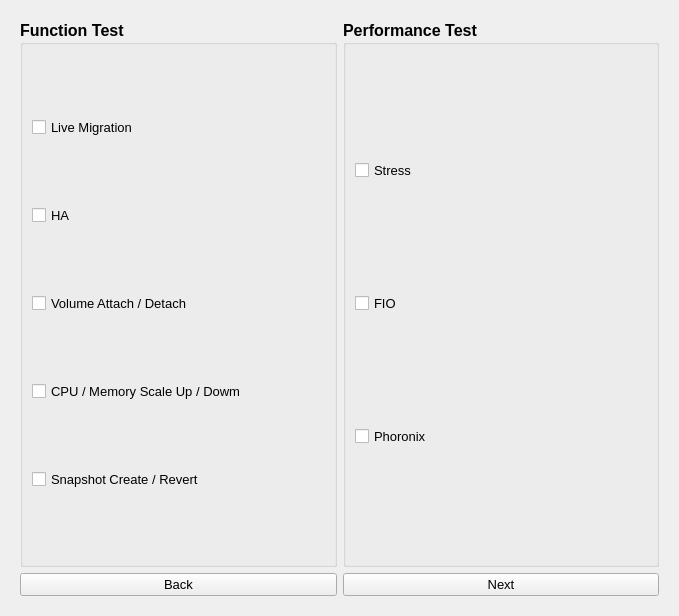
<?xml version="1.0" encoding="UTF-8"?>
<ui version="4.0">
 <class>Dialog</class>
 <widget class="QDialog" name="Dialog">
  <property name="geometry">
   <rect>
    <x>0</x>
    <y>0</y>
    <width>679</width>
    <height>616</height>
   </rect>
  </property>
  <property name="sizePolicy">
   <sizepolicy hsizetype="Preferred" vsizetype="Preferred">
    <horstretch>0</horstretch>
    <verstretch>0</verstretch>
   </sizepolicy>
  </property>
  <property name="windowTitle">
   <string>Dialog</string>
  </property>
  <layout class="QGridLayout" name="gridLayout_2">
   <item row="0" column="0">
    <widget class="QStackedWidget" name="stackedWidget">
     <property name="currentIndex">
      <number>2</number>
     </property>
     <widget class="QWidget" name="page_main">
      <layout class="QVBoxLayout" name="verticalLayout_2">
       <item>
        <layout class="QHBoxLayout" name="lay_select">
         <item>
          <widget class="QPushButton" name="bnt_history">
           <property name="font">
            <font>
             <family>Arial</family>
             <pointsize>22</pointsize>
            </font>
           </property>
           <property name="text">
            <string>History</string>
           </property>
           <property name="iconSize">
            <size>
             <width>16</width>
             <height>16</height>
            </size>
           </property>
          </widget>
         </item>
         <item>
          <widget class="QPushButton" name="bnt_test">
           <property name="font">
            <font>
             <family>Arial</family>
             <pointsize>22</pointsize>
            </font>
           </property>
           <property name="text">
            <string>Start</string>
           </property>
          </widget>
         </item>
        </layout>
       </item>
      </layout>
     </widget>
     <widget class="QWidget" name="page_vmInfo">
      <layout class="QGridLayout" name="gridLayout">
       <item row="0" column="0">
        <widget class="QTabWidget" name="tabWidget">
         <property name="font">
          <font>
           <family>Arial</family>
           <pointsize>12</pointsize>
           <weight>75</weight>
           <bold>true</bold>
          </font>
         </property>
         <property name="currentIndex">
          <number>1</number>
         </property>
         <widget class="QWidget" name="tab_vm">
          <attribute name="title">
           <string>VM</string>
          </attribute>
          <layout class="QVBoxLayout" name="verticalLayout_9">
           <item>
            <layout class="QFormLayout" name="lay_vmInfo">
             <property name="sizeConstraint">
              <enum>QLayout::SetDefaultConstraint</enum>
             </property>
             <property name="fieldGrowthPolicy">
              <enum>QFormLayout::AllNonFixedFieldsGrow</enum>
             </property>
             <property name="rowWrapPolicy">
              <enum>QFormLayout::DontWrapRows</enum>
             </property>
             <property name="formAlignment">
              <set>Qt::AlignLeading|Qt::AlignLeft|Qt::AlignVCenter</set>
             </property>
             <property name="horizontalSpacing">
              <number>0</number>
             </property>
             <property name="verticalSpacing">
              <number>30</number>
             </property>
             <property name="topMargin">
              <number>0</number>
             </property>
             <property name="bottomMargin">
              <number>30</number>
             </property>
             <item row="0" column="0">
              <widget class="QLabel" name="label_zone">
               <property name="font">
                <font>
                 <family>Arial</family>
                 <pointsize>12</pointsize>
                 <weight>50</weight>
                 <bold>false</bold>
                </font>
               </property>
               <property name="text">
                <string>Zone : </string>
               </property>
              </widget>
             </item>
             <item row="0" column="1">
              <widget class="QComboBox" name="combo_zone"/>
             </item>
             <item row="1" column="0">
              <widget class="QLabel" name="label_template">
               <property name="font">
                <font>
                 <weight>50</weight>
                 <bold>false</bold>
                </font>
               </property>
               <property name="text">
                <string>Template : </string>
               </property>
              </widget>
             </item>
             <item row="1" column="1">
              <widget class="QComboBox" name="combo_template"/>
             </item>
             <item row="2" column="0">
              <widget class="QLabel" name="label_computeOf">
               <property name="font">
                <font>
                 <weight>50</weight>
                 <bold>false</bold>
                </font>
               </property>
               <property name="text">
                <string>Compute Offering : </string>
               </property>
              </widget>
             </item>
             <item row="2" column="1">
              <widget class="QComboBox" name="combo_computeOf"/>
             </item>
             <item row="3" column="0">
              <widget class="QLabel" name="label_diskOf">
               <property name="font">
                <font>
                 <weight>50</weight>
                 <bold>false</bold>
                </font>
               </property>
               <property name="text">
                <string>Disk Offering : </string>
               </property>
              </widget>
             </item>
             <item row="3" column="1">
              <widget class="QComboBox" name="combo_diskOf"/>
             </item>
             <item row="4" column="0">
              <widget class="QLabel" name="label_network">
               <property name="font">
                <font>
                 <weight>50</weight>
                 <bold>false</bold>
                </font>
               </property>
               <property name="text">
                <string>Network : </string>
               </property>
              </widget>
             </item>
             <item row="4" column="1">
              <widget class="QComboBox" name="combo_network"/>
             </item>
            </layout>
           </item>
          </layout>
         </widget>
         <widget class="QWidget" name="tab_gpu">
          <attribute name="title">
           <string>GPU</string>
          </attribute>
          <layout class="QVBoxLayout" name="verticalLayout_3">
           <item>
            <layout class="QFormLayout" name="lay_vmInfo_2">
             <property name="sizeConstraint">
              <enum>QLayout::SetDefaultConstraint</enum>
             </property>
             <property name="fieldGrowthPolicy">
              <enum>QFormLayout::AllNonFixedFieldsGrow</enum>
             </property>
             <property name="rowWrapPolicy">
              <enum>QFormLayout::DontWrapRows</enum>
             </property>
             <property name="formAlignment">
              <set>Qt::AlignLeading|Qt::AlignLeft|Qt::AlignVCenter</set>
             </property>
             <property name="horizontalSpacing">
              <number>0</number>
             </property>
             <property name="verticalSpacing">
              <number>30</number>
             </property>
             <property name="topMargin">
              <number>0</number>
             </property>
             <property name="bottomMargin">
              <number>30</number>
             </property>
             <item row="0" column="0">
              <widget class="QLabel" name="label_zone_2">
               <property name="font">
                <font>
                 <weight>50</weight>
                 <bold>false</bold>
                </font>
               </property>
               <property name="text">
                <string>Zone : </string>
               </property>
              </widget>
             </item>
             <item row="0" column="1">
              <widget class="QComboBox" name="combo_zone_2"/>
             </item>
             <item row="1" column="0">
              <widget class="QLabel" name="label_template_2">
               <property name="font">
                <font>
                 <family>Arial</family>
                 <pointsize>12</pointsize>
                 <weight>50</weight>
                 <bold>false</bold>
                </font>
               </property>
               <property name="text">
                <string>Template : </string>
               </property>
              </widget>
             </item>
             <item row="1" column="1">
              <widget class="QComboBox" name="combo_template_2"/>
             </item>
             <item row="2" column="0">
              <widget class="QLabel" name="label_computeOf_2">
               <property name="font">
                <font>
                 <weight>50</weight>
                 <bold>false</bold>
                </font>
               </property>
               <property name="text">
                <string>Compute Offering : </string>
               </property>
              </widget>
             </item>
             <item row="2" column="1">
              <widget class="QComboBox" name="combo_computeOf_2"/>
             </item>
             <item row="3" column="0">
              <widget class="QLabel" name="label_diskOf_2">
               <property name="font">
                <font>
                 <weight>50</weight>
                 <bold>false</bold>
                </font>
               </property>
               <property name="text">
                <string>Disk Offering : </string>
               </property>
              </widget>
             </item>
             <item row="3" column="1">
              <widget class="QComboBox" name="combo_diskOf_2"/>
             </item>
             <item row="4" column="0">
              <widget class="QLabel" name="label_network_2">
               <property name="font">
                <font>
                 <weight>50</weight>
                 <bold>false</bold>
                </font>
               </property>
               <property name="text">
                <string>Network : </string>
               </property>
              </widget>
             </item>
             <item row="4" column="1">
              <widget class="QComboBox" name="combo_network_2"/>
             </item>
            </layout>
           </item>
          </layout>
         </widget>
        </widget>
       </item>
       <item row="1" column="0">
        <layout class="QHBoxLayout" name="lay_step">
         <property name="sizeConstraint">
          <enum>QLayout::SetDefaultConstraint</enum>
         </property>
         <property name="bottomMargin">
          <number>0</number>
         </property>
         <item>
          <widget class="QPushButton" name="btn_back">
           <property name="font">
            <font>
             <family>Arial</family>
             <pointsize>10</pointsize>
            </font>
           </property>
           <property name="text">
            <string>Back</string>
           </property>
          </widget>
         </item>
         <item>
          <widget class="QPushButton" name="btn_next">
           <property name="font">
            <font>
             <family>Arial</family>
             <pointsize>10</pointsize>
            </font>
           </property>
           <property name="text">
            <string>Next</string>
           </property>
          </widget>
         </item>
        </layout>
       </item>
      </layout>
     </widget>
     <widget class="QWidget" name="page_test_vm">
      <layout class="QVBoxLayout" name="verticalLayout_6">
       <item>
        <layout class="QHBoxLayout" name="lay_test">
         <property name="topMargin">
          <number>0</number>
         </property>
         <item>
          <widget class="QGroupBox" name="groupBox_fun">
           <property name="font">
            <font>
             <family>Arial</family>
             <pointsize>12</pointsize>
             <weight>75</weight>
             <bold>true</bold>
            </font>
           </property>
           <property name="title">
            <string>Function Test</string>
           </property>
           <layout class="QVBoxLayout" name="verticalLayout_7">
            <property name="topMargin">
             <number>11</number>
            </property>
            <item>
             <widget class="QCheckBox" name="check_mig">
              <property name="font">
               <font>
                <pointsize>10</pointsize>
                <weight>50</weight>
                <bold>false</bold>
               </font>
              </property>
              <property name="text">
               <string>Live Migration</string>
              </property>
             </widget>
            </item>
            <item>
             <widget class="QCheckBox" name="ckeck_ha">
              <property name="font">
               <font>
                <pointsize>10</pointsize>
                <weight>50</weight>
                <bold>false</bold>
               </font>
              </property>
              <property name="text">
               <string>HA</string>
              </property>
             </widget>
            </item>
            <item>
             <widget class="QCheckBox" name="check_vol">
              <property name="font">
               <font>
                <family>Arial</family>
                <pointsize>10</pointsize>
                <weight>50</weight>
                <bold>false</bold>
               </font>
              </property>
              <property name="text">
               <string>Volume Attach / Detach</string>
              </property>
             </widget>
            </item>
            <item>
             <widget class="QCheckBox" name="check_scale">
              <property name="font">
               <font>
                <family>Arial</family>
                <pointsize>10</pointsize>
                <weight>50</weight>
                <bold>false</bold>
               </font>
              </property>
              <property name="text">
               <string>CPU / Memory Scale Up / Dowm</string>
              </property>
             </widget>
            </item>
            <item>
             <widget class="QCheckBox" name="check_snp">
              <property name="font">
               <font>
                <pointsize>10</pointsize>
                <weight>50</weight>
                <bold>false</bold>
               </font>
              </property>
              <property name="text">
               <string>Snapshot Create / Revert</string>
              </property>
             </widget>
            </item>
           </layout>
          </widget>
         </item>
         <item>
          <widget class="QGroupBox" name="groupBox_per">
           <property name="font">
            <font>
             <family>Arial</family>
             <pointsize>12</pointsize>
             <weight>75</weight>
             <bold>true</bold>
            </font>
           </property>
           <property name="title">
            <string>Performance Test</string>
           </property>
           <layout class="QVBoxLayout" name="verticalLayout_8">
            <item>
             <widget class="QCheckBox" name="check_str">
              <property name="font">
               <font>
                <pointsize>10</pointsize>
                <weight>50</weight>
                <bold>false</bold>
               </font>
              </property>
              <property name="text">
               <string>Stress</string>
              </property>
             </widget>
            </item>
            <item>
             <widget class="QCheckBox" name="check_fio">
              <property name="font">
               <font>
                <pointsize>10</pointsize>
                <weight>50</weight>
                <bold>false</bold>
               </font>
              </property>
              <property name="text">
               <string>FIO</string>
              </property>
             </widget>
            </item>
            <item>
             <widget class="QCheckBox" name="check_pho">
              <property name="font">
               <font>
                <pointsize>10</pointsize>
                <weight>50</weight>
                <bold>false</bold>
               </font>
              </property>
              <property name="text">
               <string>Phoronix</string>
              </property>
             </widget>
            </item>
           </layout>
          </widget>
         </item>
        </layout>
       </item>
       <item>
        <layout class="QHBoxLayout" name="horizontalLayout_6">
         <item>
          <widget class="QPushButton" name="btn_back_2">
           <property name="font">
            <font>
             <family>Arial</family>
             <pointsize>10</pointsize>
            </font>
           </property>
           <property name="text">
            <string>Back</string>
           </property>
          </widget>
         </item>
         <item>
          <widget class="QPushButton" name="btn_next_2">
           <property name="font">
            <font>
             <family>Arial</family>
             <pointsize>10</pointsize>
            </font>
           </property>
           <property name="text">
            <string>Next</string>
           </property>
          </widget>
         </item>
        </layout>
       </item>
      </layout>
     </widget>
     <widget class="QWidget" name="page_test_gpu">
      <widget class="QWidget" name="horizontalLayoutWidget_4">
       <property name="geometry">
        <rect>
         <x>10</x>
         <y>490</y>
         <width>603</width>
         <height>30</height>
        </rect>
       </property>
       <layout class="QHBoxLayout" name="lay_step_5">
        <property name="sizeConstraint">
         <enum>QLayout::SetDefaultConstraint</enum>
        </property>
        <property name="bottomMargin">
         <number>0</number>
        </property>
        <item>
         <widget class="QPushButton" name="btn_back_5">
          <property name="text">
           <string>Back</string>
          </property>
         </widget>
        </item>
        <item>
         <widget class="QPushButton" name="btn_next_5">
          <property name="text">
           <string>Next</string>
          </property>
         </widget>
        </item>
       </layout>
      </widget>
      <widget class="QLabel" name="label_selectGpu">
       <property name="geometry">
        <rect>
         <x>220</x>
         <y>250</y>
         <width>291</width>
         <height>71</height>
        </rect>
       </property>
       <property name="text">
        <string>gpu 검증항목 선택</string>
       </property>
      </widget>
      <zorder>horizontalLayoutWidget_4</zorder>
      <zorder>btn_next_5</zorder>
      <zorder>label_selectGpu</zorder>
     </widget>
     <widget class="QWidget" name="page_progress">
      <layout class="QGridLayout" name="gridLayout_4">
       <item row="0" column="0">
        <layout class="QFormLayout" name="formLayout">
         <item row="1" column="0">
          <widget class="QLabel" name="label">
           <property name="font">
            <font>
             <family>Arial</family>
             <pointsize>12</pointsize>
            </font>
           </property>
           <property name="text">
            <string>Function Test : </string>
           </property>
          </widget>
         </item>
         <item row="1" column="1">
          <widget class="QProgressBar" name="progressBar">
           <property name="font">
            <font>
             <family>Arial</family>
             <pointsize>10</pointsize>
            </font>
           </property>
           <property name="value">
            <number>24</number>
           </property>
          </widget>
         </item>
         <item row="2" column="0">
          <widget class="QLabel" name="label_2">
           <property name="font">
            <font>
             <family>Arial</family>
             <pointsize>12</pointsize>
            </font>
           </property>
           <property name="text">
            <string>Performance Test : </string>
           </property>
          </widget>
         </item>
         <item row="2" column="1">
          <widget class="QProgressBar" name="progressBar_2">
           <property name="font">
            <font>
             <family>Arial</family>
             <pointsize>10</pointsize>
            </font>
           </property>
           <property name="value">
            <number>24</number>
           </property>
          </widget>
         </item>
         <item row="0" column="1">
          <spacer name="verticalSpacer">
           <property name="orientation">
            <enum>Qt::Vertical</enum>
           </property>
           <property name="sizeHint" stdset="0">
            <size>
             <width>20</width>
             <height>180</height>
            </size>
           </property>
          </spacer>
         </item>
        </layout>
       </item>
       <item row="1" column="0">
        <layout class="QHBoxLayout" name="lay_step_6">
         <property name="sizeConstraint">
          <enum>QLayout::SetDefaultConstraint</enum>
         </property>
         <property name="bottomMargin">
          <number>0</number>
         </property>
         <item>
          <widget class="QPushButton" name="btn_back_6">
           <property name="font">
            <font>
             <family>Arial</family>
             <pointsize>10</pointsize>
            </font>
           </property>
           <property name="text">
            <string>Back</string>
           </property>
          </widget>
         </item>
         <item>
          <widget class="QPushButton" name="btn_next_6">
           <property name="font">
            <font>
             <family>Arial</family>
             <pointsize>10</pointsize>
            </font>
           </property>
           <property name="text">
            <string>Next</string>
           </property>
          </widget>
         </item>
        </layout>
       </item>
      </layout>
     </widget>
     <widget class="QWidget" name="page_result">
      <widget class="QLabel" name="label_result">
       <property name="geometry">
        <rect>
         <x>270</x>
         <y>190</y>
         <width>81</width>
         <height>31</height>
        </rect>
       </property>
       <property name="text">
        <string>Result</string>
       </property>
      </widget>
      <widget class="QWidget" name="horizontalLayoutWidget_2">
       <property name="geometry">
        <rect>
         <x>10</x>
         <y>490</y>
         <width>603</width>
         <height>30</height>
        </rect>
       </property>
       <layout class="QHBoxLayout" name="lay_step_3">
        <property name="sizeConstraint">
         <enum>QLayout::SetDefaultConstraint</enum>
        </property>
        <property name="bottomMargin">
         <number>0</number>
        </property>
        <item>
         <widget class="QPushButton" name="btn_back_3">
          <property name="text">
           <string>Back</string>
          </property>
         </widget>
        </item>
        <item>
         <widget class="QPushButton" name="btn_next_3">
          <property name="text">
           <string>Next</string>
          </property>
         </widget>
        </item>
       </layout>
      </widget>
     </widget>
    </widget>
   </item>
  </layout>
 </widget>
 <resources/>
 <connections/>
</ui>
